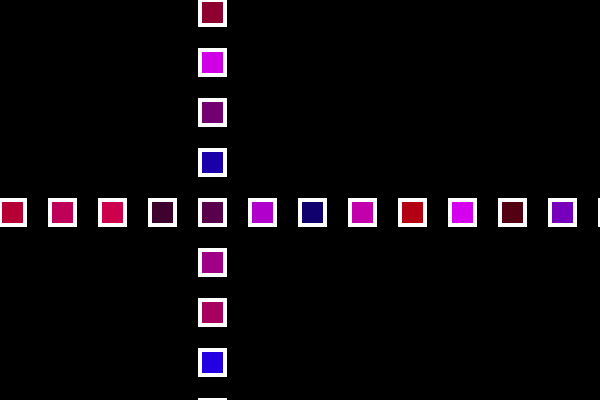
Frame 1 (no input)
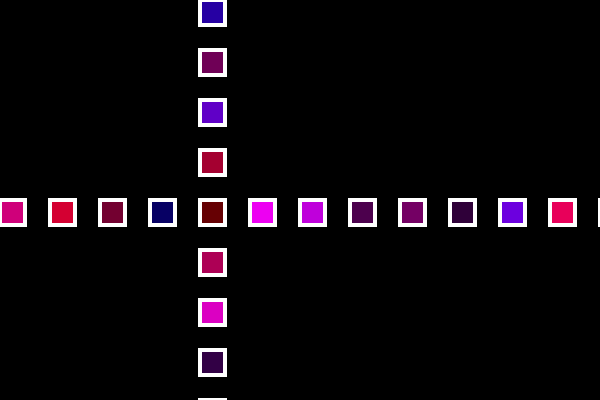
Frame 60 (no input)
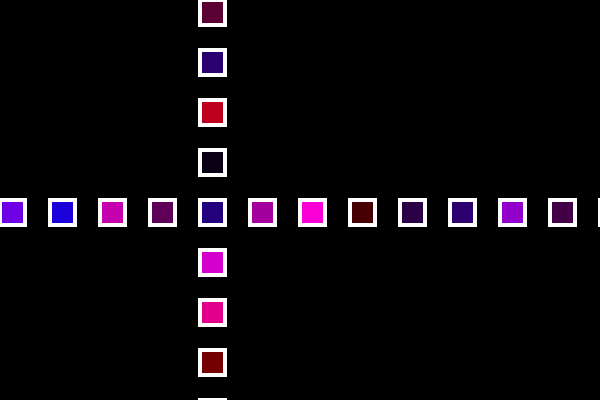
Frame 120 (the mouse pressed at the canvas centre since frame 60)

The p5.js sketch that drew these frames (run headless with seeded random() and noise() and a simulated clock; from frame 60 on, the mouse is pressed at the canvas centre):

// p5.js sketch
// ── sketch.js
//keynew concept: nested loops. we are looking at a screen of pixels. if we wanted to make a for loop
  // that fills the screen.   For every X drawn, draw all the ys (draw on screen)
     /*for( x=0, ..... ){
       for(y =0, ....){

       }
     }*/

  //useful if you are making a game with cells like chess or checkers,
  //useful for image processing

function setup() {
  createCanvas(600, 400);
}

function draw() {
  background(0);
  strokeWeight(4);
  stroke(255);

  // 2 for loops not nested
  for (var x = 0; x <= width; x += 50){
    fill(random(255), 0, random(255));
    rect(x, 200, 25, 25);
    }

  for (var y = 0; y <= height; y += 50){
     fill(random(255), 0, random(255));
     rect(200, y, 25, 25);
  }


/*
//nested for loops
  for (var x = 0; x <= width; x += 50){
    //add a nested for loop to do all the y's for each x drawn
    for (var y = 0; y <= height; y += 50){
    fill(random(255), 0, random(255));
    //now you will draw at x, y
    rect(x, y, 25, 25);
    }
  }
    */


}
